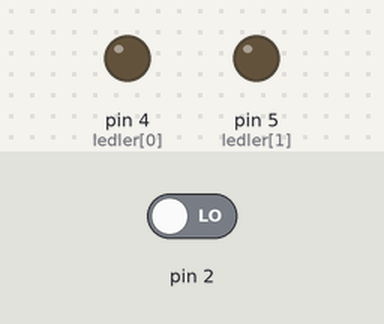
Bench run of a sketch on a simulated Arduino Uno, built with avr-gcc and run on an emulated ATmega328P. Parts: output pins drawn as LEDs (lit = HIGH). Inputs (shaded band) come from the test bench; at power-on: pin 2 LOW.

Above: at 1.3 s.
1.4 s: pin 2 driven HIGH
At 2.4 s:
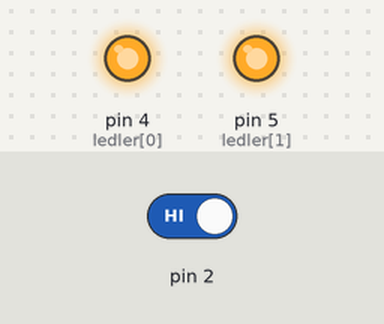
2.9 s: pin 2 driven LOW
At 3.6 s:
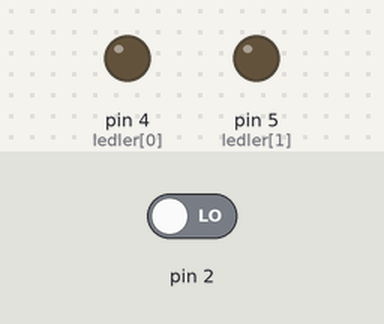
Timing chart, 0 to 5.9 s (numbered marks = the images above; inputs shaded):
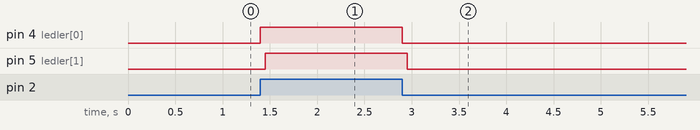

Measured:
- after the input at 1.4 s, pin 4 (ledler[0]): LOW → HIGH at once; pin 5 (ledler[1]): LOW → HIGH after 0.05 s
- after the input at 2.9 s, pin 4 (ledler[0]): HIGH → LOW at once; pin 5 (ledler[1]): HIGH → LOW after 0.05 s

The sketch:

vize.ino
```cpp
  int ledler[]={4,5};
  int led_sayisi=2;
  int buton_deger=0;
  int buton_basma=0;
void setup()
{
  for(int i = 0; i < led_sayisi; i++)
  {
    pinMode(ledler[i],OUTPUT);
  }
  pinMode(2,INPUT);
  delay(100);
}

void loop()
{
  buton_deger=digitalRead(2);
  if(buton_deger==1)
  {
    for(int i = 0;i<led_sayisi;i++)
    {
      digitalWrite(ledler[i],HIGH);
      delay(50);
    }
  }
    else
  {
    for(int i = 0;i<led_sayisi;i++)
    {
      digitalWrite(ledler[i],LOW);
      delay(50);
    }
  }
}
```
